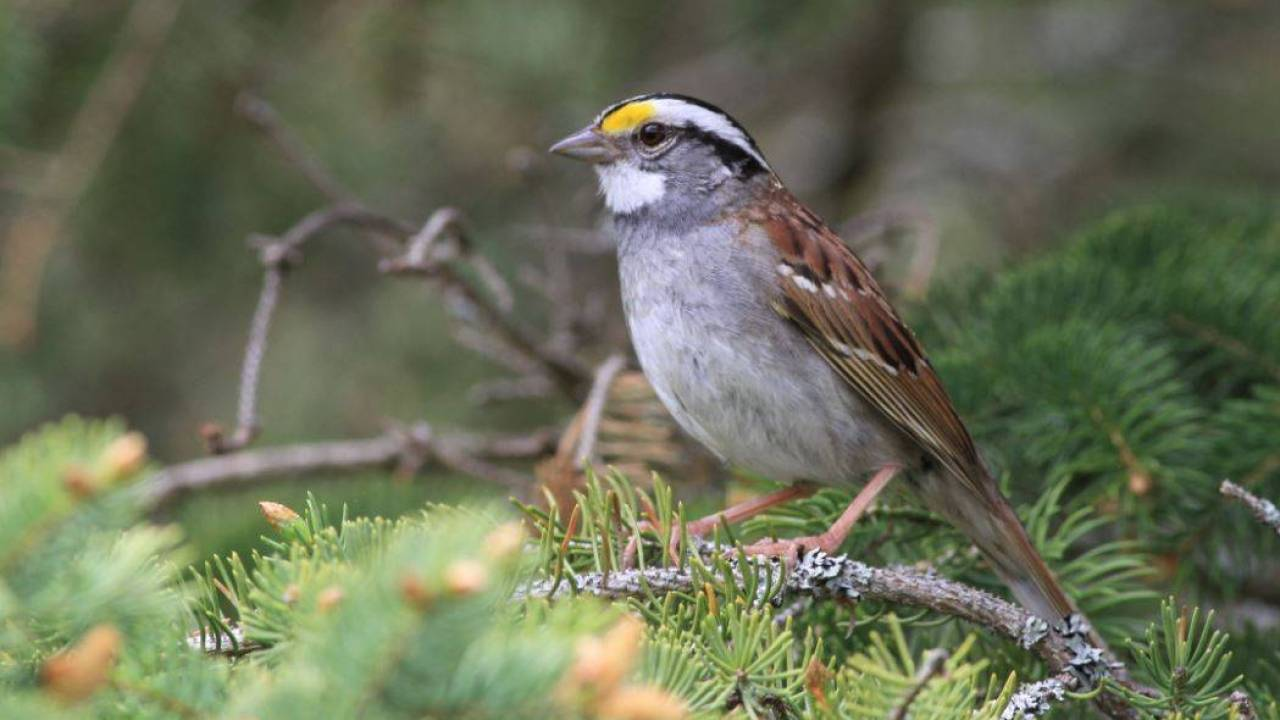
#> input picture gorrion/gorrion-real.jpg, 1280 x 720 px, found by its file name
$ python Prueba-refinacion-HOG.py   (older library calls are emulated)
#> lines starting #> are read from the running program, lines starting #| are printed output that depends on the picture
#!/usr/bin/env python3
# -*- coding: utf-8 -*-
"""
Created on Mon Oct 26 21:18:06 2020

@author: fher
"""

import numpy as np
import matplotlib.pyplot as plt

from skimage import filters
from skimage.data import camera
from skimage.util import compare_images
from skimage.io import imread, imshow
from skimage.color import rgb2gray, gray2rgb
from skimage.transform import resize
from skimage.feature import hog

dimx=160
dimy=90
nPixels=16
nCells=2
nOrients=8

imageOr = imread('/home/fher/Documentos/Curso CIBR/CIBR-Aves/gorrion/gorrion-real.jpg')
#> imageOr is the input picture: shape (720, 1280, 3); mean R, G, B 105.8, 111.3, 87.5
imgGray = rgb2gray(imageOr)
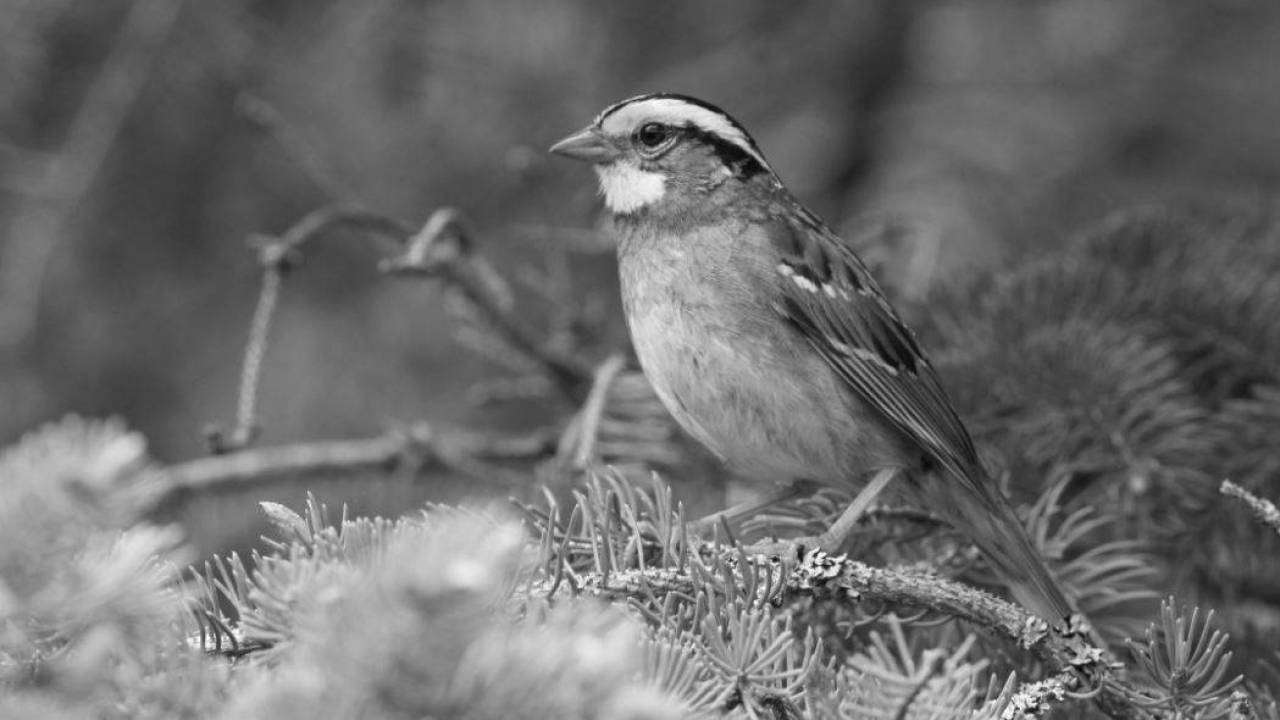
#> imgGray: shape (720, 1280) float64; min 0.00478, max 0.999, mean 0.425
edge_roberts = filters.roberts(imgGray)
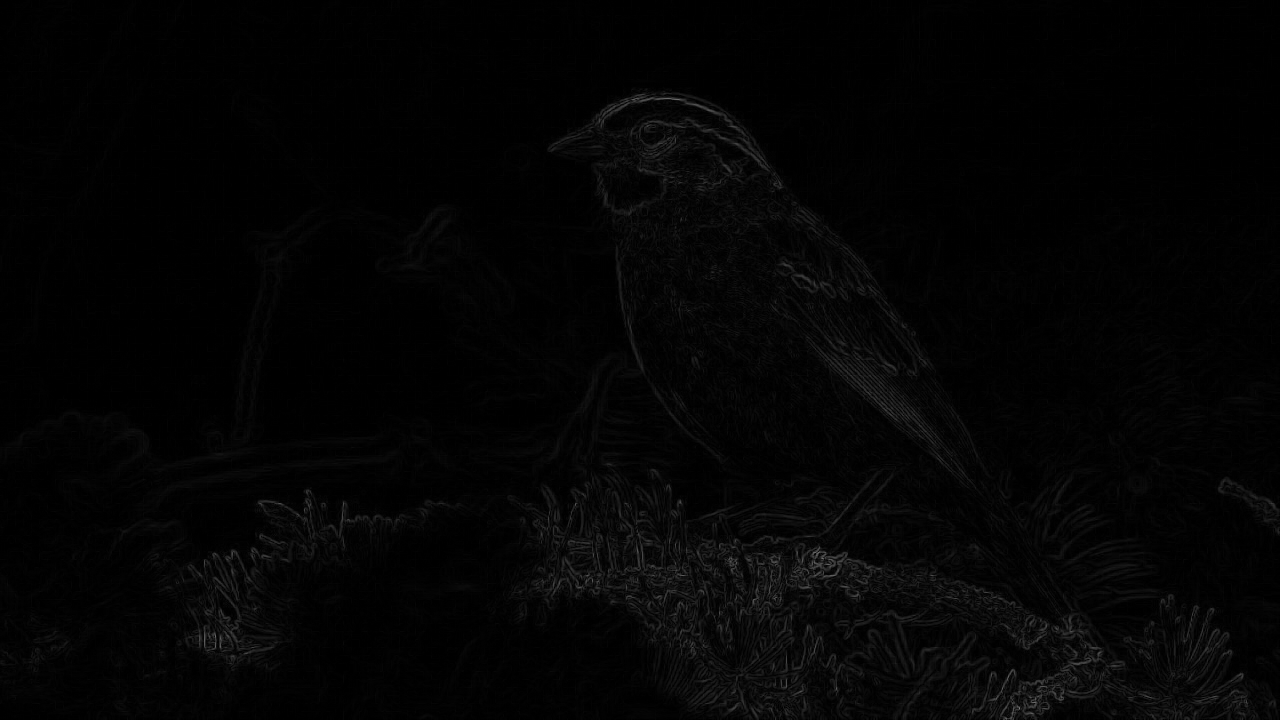
#> edge_roberts: shape (720, 1280) float64; min 0, max 0.475, mean 0.0169
resized_img= resize(edge_roberts, (dimy,dimx))
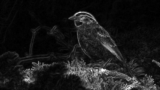
#> resized_img: shape (90, 160) float64; min 0.000433, max 0.162, mean 0.0169; drawn with min black and max white
#edge_sobel = filters.sobel(image)
#edge_sobel = resize(edge_sobel, (dimy,dimx))

fig, axes = plt.subplots(ncols=2, sharex=True, sharey=True,
                         figsize=(8, 4))

fd, hog_image = hog(gray2rgb(resized_img), orientations=nOrients, pixels_per_cell=(nPixels, nPixels),
                    cells_per_block=(nCells, nCells), visualize=True, multichannel=True)
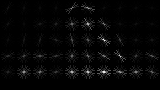
#> hog_image: shape (90, 160) float64; min 0, max 0.0181, mean 0.000419; drawn with min black and max white
#> fd = 1152 values, max 0.405 at index 212, min 0.0118 at index 173, mean 0.159

axes[0].imshow(resize(edge_roberts,(dimy,dimx)), cmap=plt.cm.gray)
axes[0].set_title('Roberts/Sobel Edge Detection')

axes[1].imshow(hog_image, cmap=plt.cm.gray)
axes[1].set_title('HOG Image')

for ax in axes:
    ax.axis('off')

plt.tight_layout()
plt.show()
